Frame 1 (no input): blank canvas, image omitted
Frame 60 (the mouse pressed at the canvas centre just before this capture): blank canvas, image omitted
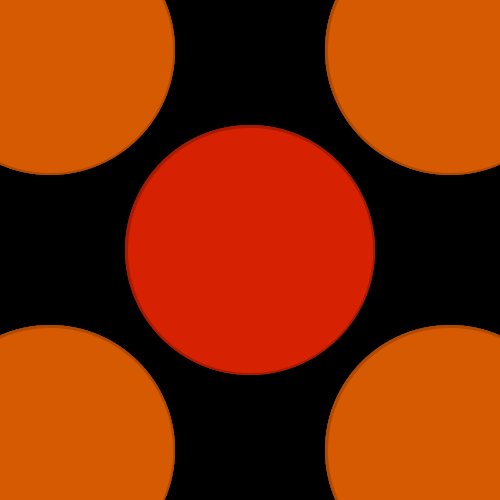
Frame 120 (the mouse held since frame 60 and released just before this capture)

The Processing sketch whose frames 1 and 60 were blank and that drew this single picture after the mouse press (run headless with seeded random() and noise(); from frame 60 on, the mouse is pressed at the canvas centre):

// Processing sketch: processing_36147
// ── processing_36147.pde


void setup(){
  size(500,500);
  smooth();
  strokeWeight(5);
  stroke(0,45);
  background(0);
}
void draw(){
  
   fill(214,34,2,200);
 ellipse(250,250,pmouseY,pmouseX);
   fill(214,90,2);
  ellipse(50,50,mouseX,mouseY);
  ellipse(450,450,mouseX,mouseY);
  ellipse(450,50,mouseX,mouseY);
  ellipse(50,450,mouseX,mouseY);}
                
                
